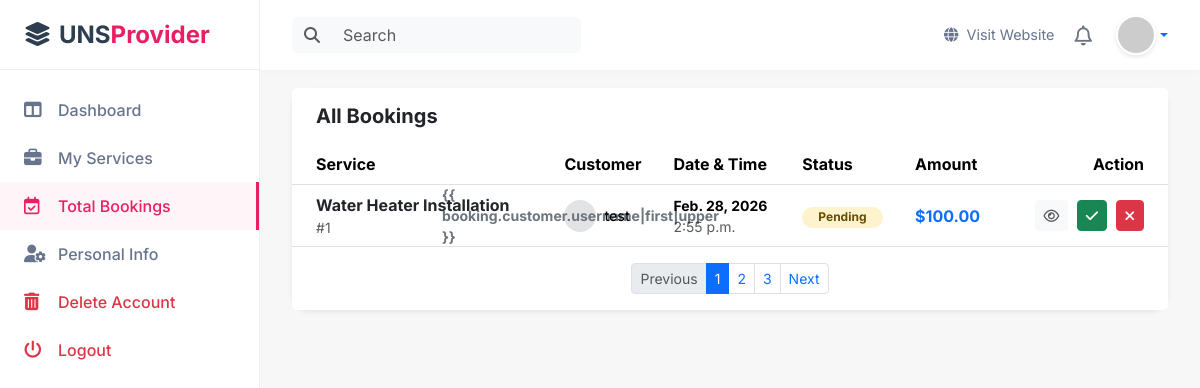
Before: /total_bookings/ (signed in) with the older database file.
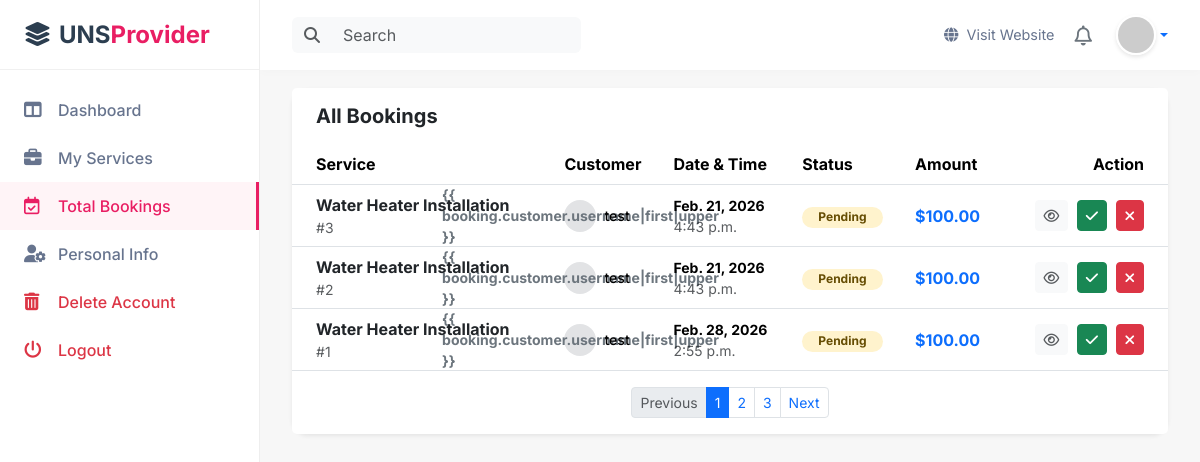
After: the same page with the newer database file.
### bookings/models.py (models this page shows, shortened)
class Booking(models.Model):
    STATUS_CHOICES = (
        ('PENDING', 'Pending'),
        ('ACCEPTED', 'Accepted'),
        ('REJECTED', 'Rejected'),
        ('COMPLETED', 'Completed'),
        ('CANCELLED', 'Cancelled'),
    )
    customer = models.ForeignKey(User, on_delete=models.CASCADE, related_name="customer_bookings")
    provider = models.ForeignKey(ProviderProfile, on_delete=models.CASCADE, related_name="provider_bookings")
    service = models.ForeignKey(Service, on_delete=models.CASCADE)
    city = models.CharField(max_length=100)
    service_address = models.TextField()
    booking_date = models.DateField()
    booking_time = models.TimeField()
    price = models.DecimalField(max_digits=8, decimal_places=2)
    status = models.CharField(max_length=20, choices=STATUS_CHOICES, default='PENDING')
    created_at = models.DateTimeField(auto_now_add=True)

### services/models.py (models this page shows, shortened)
class Service(models.Model):
    category = models.ForeignKey(ServiceType, on_delete=models.CASCADE, related_name="services")
    image = models.ImageField(upload_to="service_images/", null=True, blank=True)
    icon = models.ImageField(upload_to="service_icons/", null=True, blank=True)
    name = models.CharField(max_length=150)
    description = models.TextField()
    base_price = models.DecimalField(max_digits=8, decimal_places=2)
    estimated_duration_minutes = models.IntegerField()
    is_active = models.BooleanField(default=True)

### accounts/models.py (models this page shows, shortened)
class User(models.Model):
    ROLE_CHOICES = (
        ('CUSTOMER', 'Customer'),
        ('PROVIDER', 'Provider'),
    )
    username = models.CharField(max_length=120)
    email = models.EmailField(unique=True)
    password = models.CharField(max_length=255)  # store hashed password
    phone = models.IntegerField()
    role = models.CharField(max_length=20, choices=ROLE_CHOICES, default='CUSTOMER')
    first_name = models.CharField(max_length=100, blank=True, null=True)
    last_name = models.CharField(max_length=100, blank=True, null=True)
    city = models.CharField(max_length=100, blank=True, null=True)
    address = models.TextField(blank=True, null=True)
    is_active = models.BooleanField(default=True)
    is_verified = models.BooleanField(default=False)
    created_at = models.DateTimeField(auto_now_add=True)

### accounts/views.py (the view)
# urls.py: path('total_bookings/', views.total_bookings, name="total_bookings"),
def total_bookings(request):
    user = get_user_from_session(request)
    if not user or user.role != 'PROVIDER':
        return redirect('login')
    try:
        profile = ProviderProfile.objects.get(user=user)
        bookings = Booking.objects.filter(provider=profile).order_by('-created_at')
        return render(request, 'accounts/total_bookings.html', {'user': user, 'bookings': bookings})
    except ProviderProfile.DoesNotExist:
        return redirect('dashboard')

### accounts/views.py (called while the page is built)
def get_user_from_session(request):
    user_id = request.session.get('user_id')
    if user_id:
        try:
            return User.objects.get(id=user_id)
        except User.DoesNotExist:
            return None
    return None

### accounts/templates/accounts/total_bookings.html (shortened to what the changed rows need)
{% extends "accounts/provider_base.html" %}
{% block content %}
<div class="card border-0 shadow-sm rounded-4">
    <div class="card-body p-0">
        <div class="table-responsive">
            <table class="table table-hover align-middle mb-0">
                <thead class="bg-light">
                    <tr>
                        <th class="ps-4">Service</th>
                        <th>Customer</th>
                        <th>Date & Time</th>
                        <th>Status</th>
                        <th>Amount</th>
                        <th class="text-end pe-4">Action</th>
                    </tr>
                </thead>
                <tbody>
                    {% for booking in bookings %}
                    <tr>
                        <td class="ps-4">
                            <div class="fw-bold text-dark">{{ booking.service.name }}</div>
                            <div class="text-muted small">#{{ booking.id }}</div>
                        </td>
                        <td>
                            <div class="d-flex align-items-center">
                                <div class="rounded-circle bg-secondary-subtle d-flex align-items-center justify-content-center me-2"
                                    style="width: 32px; height: 32px;">
                                    <span class="small fw-bold text-secondary">{{ booking.customer.username|first|upper
                                        }}</span>
                                </div>
                                <span class="small fw-medium">{{ booking.customer.username }}</span>
                            </div>
                        </td>
                        <td>
                            <div class="small fw-bold">{{ booking.booking_date }}</div>
                            <div class="small text-muted">{{ booking.booking_time }}</div>
                        </td>
                        <td>
                            <span class="badge rounded-pill
                            {% if booking.status == 'PENDING' %}bg-warning-subtle text-warning-emphasis
                            {% elif booking.status == 'ACCEPTED' %}bg-info-subtle text-info-emphasis
                            {% elif booking.status == 'COMPLETED' %}bg-success-subtle text-success-emphasis
                            {% else %}bg-secondary-subtle text-secondary{% endif %} px-3">
                                {{ booking.get_status_display }}
                            </span>
                        </td>
                        <td class="fw-bold text-primary">${{ booking.price }}</td>
                        <td class="text-end pe-4">
                            <a href="#" class="btn btn-sm btn-light text-muted" title="View Details"><i
                                    class="fa-regular fa-eye"></i></a>
                            {% if booking.status == 'PENDING' %}
                            <button class="btn btn-sm btn-success ms-1"><i class="fa-solid fa-check"></i></button>
                            <button class="btn btn-sm btn-danger ms-1"><i class="fa-solid fa-xmark"></i></button>
                            {% endif %}
                        </td>
                    </tr>
                    {% empty %}
                    <tr>
                        <td colspan="6" class="text-center py-5 text-muted">No bookings found.</td>
                    </tr>
                    {% endfor %}
                </tbody>
            </table>
        </div>
    </div>
</div>
{% endblock %}

Changed rows visible on the page:
added Booking: service.name "Water Heater Installation", id "3", customer.username "test", booking_date "Feb. 21, 2026", booking_time "4:43 p.m.", status "Pending", price "100.00"
added Booking: service.name "Water Heater Installation", id "2", customer.username "test", booking_date "Feb. 21, 2026", booking_time "4:43 p.m.", status "Pending", price "100.00"
